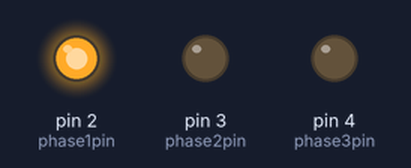
This sketch was run on a simulated Arduino Uno, built with avr-gcc and run on an emulated ATmega328P. Parts: output pins drawn as LEDs (lit = HIGH).

Above: at 0.18 s.
At 0.43 s:
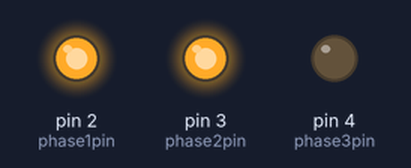
At 0.99 s:
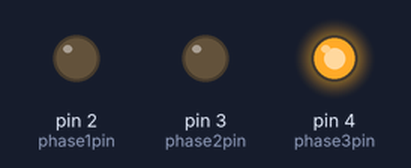
At 1.18 s:
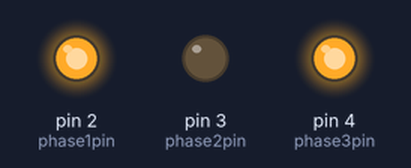
At 1.92 s:
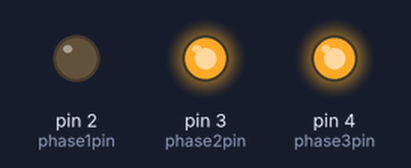
At 2.84 s:
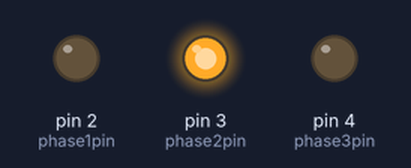
Timing chart, 0 to 3.1 s (numbered marks = the images above):
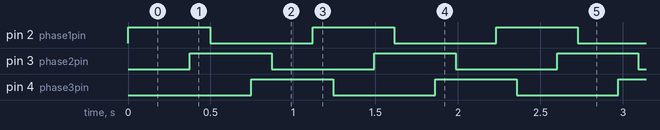

Measured:
- by itself, pin 2 (phase1pin), pin 3 (phase2pin), pin 4 (phase3pin): alternates HIGH for 0.45 s and LOW for 0.56 s

The sketch:

hdd_choir.ino
```cpp
const int phase1pin = 2;
const int phase2pin = 3;
const int phase3pin = 4;
float holdTime = 500000; // microsecs
const unsigned long minHoldTime = 1300;

unsigned long p1start,
              p1end,
              p2start,
              p2end,
              p3start,
              p3end;

void setup(){
  Serial.begin(9600);
  pinMode(phase1pin, OUTPUT);
  pinMode(phase2pin, OUTPUT);
  pinMode(phase3pin, OUTPUT);
  p1start = micros();
  digitalWrite(phase1pin, HIGH);
}


void chkP1(){
  unsigned long currentTime = micros();
  unsigned long td = currentTime - p1start;
  unsigned long refractory = 2.25*holdTime;
  if(digitalRead(phase1pin)){
    if(td > holdTime){
      digitalWrite(phase1pin, LOW);
      p1end = currentTime;
    }
  }else if(td > refractory){
    digitalWrite(phase1pin, HIGH);
    p1start = currentTime;
  }
}

void chkP2(){
  unsigned long currentTime = micros();
  unsigned long td = currentTime - p1start;
  if(digitalRead(phase2pin)){
    if(td > 1.75*holdTime || td < 0.75*holdTime){
      digitalWrite(phase2pin, LOW);
      p2end = currentTime;
    }
  }else if(td > 0.75*holdTime && td < 1.75*holdTime){
    digitalWrite(phase2pin, HIGH);
    p2start = currentTime;
  }
}

void chkP3(){
  unsigned long currentTime = micros();
  unsigned long td = currentTime - p1start;
  if(digitalRead(phase3pin)){
    if(td > 0.25*holdTime && p3start < p1start){
      digitalWrite(phase3pin, LOW);
      p3end = currentTime;
    }
  }else if(td > 1.5*holdTime){
    digitalWrite(phase3pin, HIGH);
    p3start = currentTime;
  }
}

void loop(){
  chkP1();
  chkP2();
  chkP3();
  delayMicroseconds(100);
  if(holdTime >= minHoldTime){
    holdTime -= 0.5;
  }
}
```
